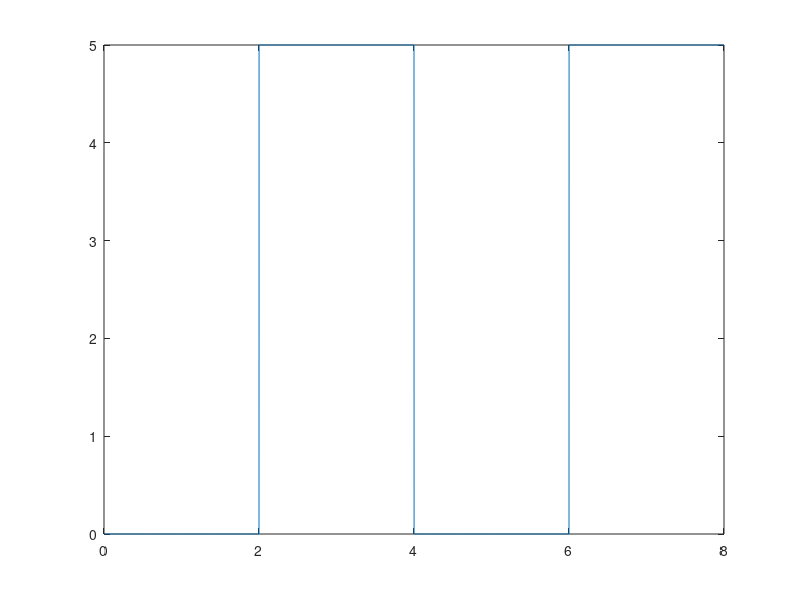
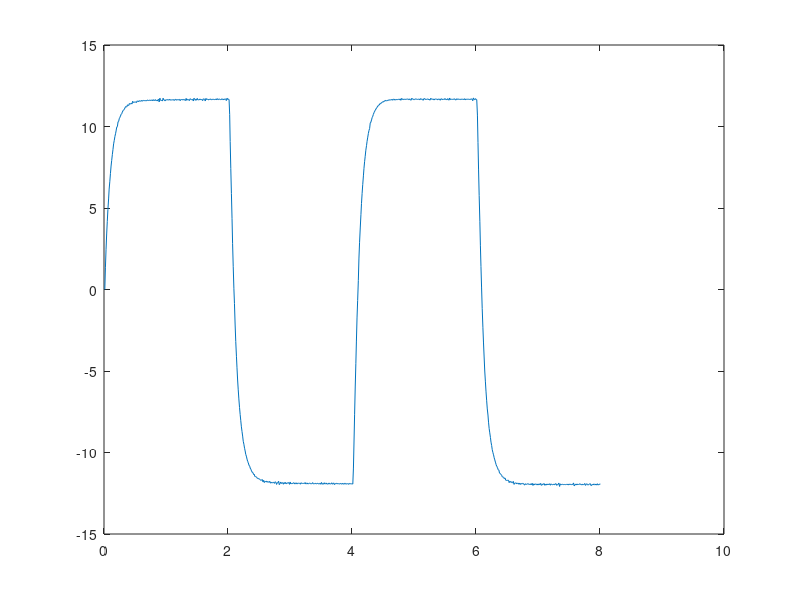

These figures' MATLAB source, in order:
clear all
close all
clc


%Initialize motor parameters
DC_Motor_R = 1.0;
DC_Motor_L = 0;
DC_Motor_K = 0.8;
DC_Motor_J = 0.05;
DC_Motor_B = 0.001;

%Reverse Port Signal
initialTime = 0.001; finalTime = 8; timeStep = 0.001; N=finalTime/timeStep;
ReversePortTime = linspace(initialTime,finalTime,N)';
ReversePortVoltage = [zeros(1,N/4) 5*ones(1,N/4) zeros(1,N/4) 5*ones(1,N/4)]';
%ReversePortVoltage = [zeros(1,N/4) zeros(1,N/4) zeros(1,N/4) zeros(1,N/4)]';

figure(1)
plot(ReversePortTime,ReversePortVoltage);

figure(2)
load('ShaftSpeedRPM.mat');
rpm_to_rads = 0.104719755;
MeasurementShaftSpeed = rpm_to_rads * MeasurementShaftSpeed;
plot(MeasurementTime,MeasurementShaftSpeed);

load('values_02.mat');

